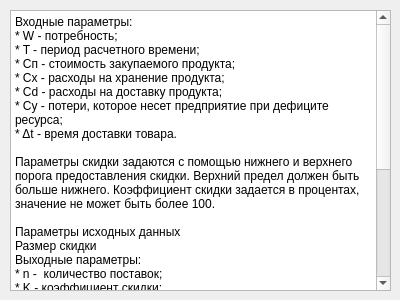
<?xml version="1.0" encoding="UTF-8"?>
<ui version="4.0">
 <class>tipBox</class>
 <widget class="QWidget" name="tipBox">
  <property name="geometry">
   <rect>
    <x>0</x>
    <y>0</y>
    <width>400</width>
    <height>300</height>
   </rect>
  </property>
  <property name="windowTitle">
   <string>Справка</string>
  </property>
  <widget class="QPlainTextEdit" name="plainTextEdit">
   <property name="geometry">
    <rect>
     <x>10</x>
     <y>10</y>
     <width>381</width>
     <height>281</height>
    </rect>
   </property>
   <property name="plainText">
    <string>Входные параметры:
* W - потребность;
* T - период расчетного времени;
* Cп - стоимость закупаемого продукта;
* Cx - расходы на хранение продукта;
* Cd - расходы на доставку продукта;
* Cy - потери, которое несет предприятие при дефиците ресурса;
* Δt - время доставки товара.

Параметры скидки задаются с помощью нижнего и верхнего порога предоставления скидки. Верхний предел должен быть больше нижнего. Коэффициент скидки задается в процентах, значение не может быть более 100.

Параметры исходных данных 
Размер скидки
Выходные параметры:
* n -  количество поставок;
* K - коэффициент скидки;
* Q' - размер заказа;
* M' - максимальный размер запаса на складе;
* t' - оптимальный интервал времени между двумя поставками;
* P - точка заказа;
* Sx - расходы на хранение;
* Sд - расходы на доставку;
* Sп - расходы на закупку;
* Sy - расходы вследствие дефицита;
* S - общие затраты.

На графике красной пунктирной линией обозначен уровень точки заказа. График демонстрирует динамику изменения запасов ресурса. </string>
   </property>
  </widget>
 </widget>
 <resources/>
 <connections/>
</ui>
